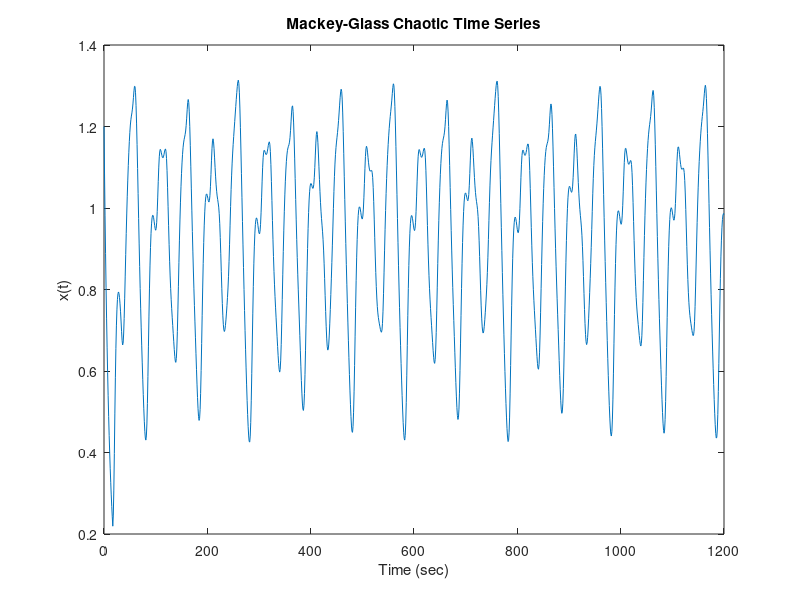

This figure's MATLAB source: (Note: this script raises an error after producing the figure.)
load mgdata.dat
time = mgdata(:,1);
x = mgdata(:, 2);
figure(1)
plot(time,x)
title("Mackey-Glass Chaotic Time Series")
xlabel("Time (sec)")
ylabel("x(t)")

for t = 118:1117
 Data(t-117,:) = [x(t-18) x(t-12) x(t-6) x(t) x(t+6)];
end
trnData = Data(1:500,:);
chkData = Data(501:end,:);

fis = genfis(trnData(:,1:end-1),trnData(:,end),...
 genfisOptions("GridPartition"));

figure(2)
subplot(2,2,1)
plotmf(fis,"input",1)
subplot(2,2,2)
plotmf(fis,"input",2)
subplot(2,2,3)
plotmf(fis,"input",3)
subplot(2,2,4)
plotmf(fis,"input",4)

options = anfisOptions(InitialFIS=fis,ValidationData=chkData);
[fis1,error1,ss,fis2,error2] = anfis(trnData,options);

figure(3)
subplot(2,2,1)
plotmf(fis2,"input",1)
subplot(2,2,2)
plotmf(fis2,"input",2)
subplot(2,2,3)
plotmf(fis2,"input",3)
subplot(2,2,4)
plotmf(fis2,"input",4)

figure(4)
plot([error1 error2])
hold on
plot([error1 error2],"o")
legend("Training error","Checking error")
xlabel("Epochs")
ylabel("Root Mean Squared Error")
title("Error Curves")

anfis_output = evalfis(fis2,[trnData(:,1:4); chkData(:,1:4)]);
figure(5)
index = 125:1124;
plot(time(index),[x(index) anfis_output])
xlabel("Time (sec)")
title("MG Time Series and ANFIS Prediction")

figure(6)
diff = x(index) - anfis_output;
plot(time(index),diff)
xlabel("Time (sec)")
title("Prediction Errors")